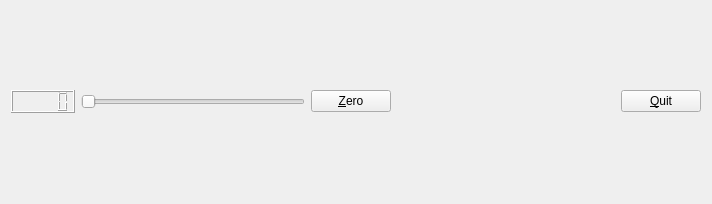
<?xml version="1.0" encoding="UTF-8"?>
<ui version="4.0">
 <class>MyForm</class>
 <widget class="QWidget" name="MyForm">
  <property name="geometry">
   <rect>
    <x>0</x>
    <y>0</y>
    <width>712</width>
    <height>204</height>
   </rect>
  </property>
  <property name="windowTitle">
   <string>Form</string>
  </property>
  <layout class="QVBoxLayout" name="verticalLayout">
   <item>
    <layout class="QHBoxLayout" name="horizontalLayout">
     <item>
      <widget class="MyNumberLCD" name="lcdNumber"/>
     </item>
     <item>
      <widget class="QSlider" name="horizontalSlider">
       <property name="orientation">
        <enum>Qt::Horizontal</enum>
       </property>
      </widget>
     </item>
     <item>
      <widget class="QPushButton" name="pushButton">
       <property name="text">
        <string>&amp;Zero</string>
       </property>
      </widget>
     </item>
     <item>
      <spacer name="horizontalSpacer">
       <property name="orientation">
        <enum>Qt::Horizontal</enum>
       </property>
       <property name="sizeHint" stdset="0">
        <size>
         <width>138</width>
         <height>20</height>
        </size>
       </property>
      </spacer>
     </item>
     <item>
      <widget class="QPushButton" name="pushButton_2">
       <property name="text">
        <string>&amp;Quit</string>
       </property>
      </widget>
     </item>
    </layout>
   </item>
  </layout>
 </widget>
 <customwidgets>
  <customwidget>
   <class>MyNumberLCD</class>
   <extends>QLCDNumber</extends>
   <header>MyNumberLCD.h</header>
   <slots>
    <slot>ColorOnChange(int)</slot>
    <slot>Zero()</slot>
   </slots>
  </customwidget>
 </customwidgets>
 <resources/>
 <connections>
  <connection>
   <sender>horizontalSlider</sender>
   <signal>valueChanged(int)</signal>
   <receiver>lcdNumber</receiver>
   <slot>display(int)</slot>
   <hints>
    <hint type="sourcelabel">
     <x>115</x>
     <y>94</y>
    </hint>
    <hint type="destinationlabel">
     <x>46</x>
     <y>18</y>
    </hint>
   </hints>
  </connection>
  <connection>
   <sender>pushButton</sender>
   <signal>clicked()</signal>
   <receiver>lcdNumber</receiver>
   <slot>Zero()</slot>
   <hints>
    <hint type="sourcelabel">
     <x>371</x>
     <y>89</y>
    </hint>
    <hint type="destinationlabel">
     <x>43</x>
     <y>32</y>
    </hint>
   </hints>
  </connection>
  <connection>
   <sender>pushButton_2</sender>
   <signal>clicked()</signal>
   <receiver>MyForm</receiver>
   <slot>close()</slot>
   <hints>
    <hint type="sourcelabel">
     <x>655</x>
     <y>89</y>
    </hint>
    <hint type="destinationlabel">
     <x>387</x>
     <y>44</y>
    </hint>
   </hints>
  </connection>
 </connections>
</ui>
